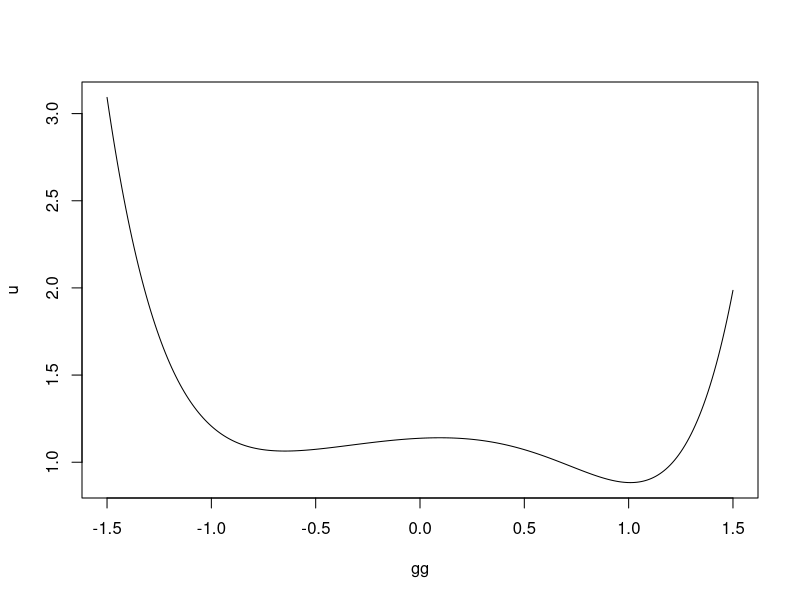

Write R code to recreate this figure. (Note: a time limit stopped this script after it produced the figure.)

#Code for non-linear regression model

###################Gennerate data###########################

##########################################################

library(MASS)


n=500
d=1

fff<-function(x)
{return(0.1*x^3-0.2*x^2-0.2*x)}
dfff<-function(x)
{return(0.3*x^2-0.4*x-0.2)}
dd=1

X=mvrnorm(n,rep(0,dd),diag(1,dd))
err=rnorm(n,0,1)
Y=numeric()
for(i in 1:n)
 Y[i]=fff(X[i])+err[i]

###################Define Loss function and gradient of Loss function###################

##################################################################################

er<-function(w)
{k=0
 for(i in 1:n)
   k=k+(Y[i]-fff(w*X[i]))^2
k=k/n
return(k)}

gg=seq(-1.5,1.5,0.01)
u=numeric()
for(i in 1:length(gg))
  u[i]=er(gg[i])
  plot(gg,u,type="l")

  
gr<-function(w,i)
{return(-2*(Y[i]-fff(w*X[i]))*dfff(w*X[i])*X[i])
}


grn<-function(w)
{k=0
for(i in 1:n)
  k=k+gr(w,i)
  return(k/n)
}




 


###################Compute ETEL######################################################################

######################################################################################################

ff<-function(theta,l)
{h=0
for(i in 1:n)
{h=h+exp(t(l)%*%gr(theta,i))}
h=h/n
return(h)}

lel<-function(w)
{H=diag(0,d)
l=rep(0,d)
G=rep(0,d)
iend=1
Xg=matrix(0,nrow=n,ncol=d)
for(i in 1:n)
  Xg[i,]=gr(w,i)
for(k in 1:5)
{ if(iend==1)
{for(i in 1:n)
{ a=exp(t(l)%*%Xg[i,])
H=H+as.vector(a)[1]*Xg[i,]%*%t(Xg[i,])
G=G+as.vector(a)[1]*Xg[i,]}
  H=H/n
  G=G/n
  gamma=1
  l1=as.vector(l-gamma*solve(H)%*%G)
  if(ff(w,l1)<=ff(w,l))
  {l=l1}else{
    iiend=1
    for(kk in 1:10)
    {if (iiend==1)
    { gamma=gamma*0.5
    l1=as.vector(l-gamma*solve(H)%*%G)
    if(ff(w,l1)<=ff(w,l))
      iiend=0}
    }
    l=l1}
  
  if(norm(solve(H)%*%G)<=0.0000001)
    iend=0
}
}
lam<-l
l=numeric()
s=0
for(i in 1:n)
  s=s+exp(t(lam)%*%Xg[i,])
ls=log(s)
for(i in 1:n)
  l[i]=t(lam)%*%Xg[i,]-ls
return(sum(l))
}



 

##############################Generate Markov chain using Random walk algorithm##########################

#######################################################################################################  


 
#alpha=0
#alpha=3*n^(1/3)
#alpha=3*n^(2/5)
alpha=3*n^(1/2)
KK=3000
accp=0
Theta= matrix(0,nrow=KK, ncol=d)
Theta[1,]=0
q1=lel(Theta[1,])
for (l in 2:KK)
{ss=rnorm(1,Theta[l-1,],0.5)
q2=lel(ss)
if((ss<=2)&&(ss>=-2))
{t=exp(q2-q1-alpha*er(ss)+alpha*er(Theta[l-1,])) }else
  t=0
if (t>1)
{Theta[l,]=ss
q1=q2
accp=accp+1}else
{u=runif(1,0,1)
if (u<t)
{Theta[l,]=ss
q1=q2
accp=accp+1
}else
{Theta[l,]=Theta[l-1,]}
}
}

 #save(Theta, file="Multimoda_3n25.Rdata")
 #    load("Multimodal3.Rdata")   
 #    plot(density(Theta[1000:100000]),main="",xlab="Parameter",xlim=c(-0.9,1.2))
 #   load("Multimoda_3n25.Rdata")   
 #     lines(density(Theta[500:100000]),col="red")
 #   load("Multimoda_3n13.Rdata")   
 #   lines(density(Theta[500:100000]),col="blue")
 # load("Multimodal0.Rdata")   
 #  lines(density(Theta[500:100000]),col="green")
 # legend("topleft",legend=c("BETEL",expression(paste("BPETEL(",paste(α["n"],paste("=", paste(3*n^{1/3},")",sep=""),sep=""),sep=""),sep="")),expression(paste("BPETEL(",paste(α["n"],paste("=", paste(3*n^{2/5},")",sep=""),sep=""),sep=""),sep="")),expression(paste("BPETEL(",paste(α["n"],paste("=", paste(3*n^{1/2},")",sep=""),sep=""),sep=""),sep=""))),col=c("green","blue","red","black"),lty=c(1,1,1,1),cex=0.8)
 # 
 #   
